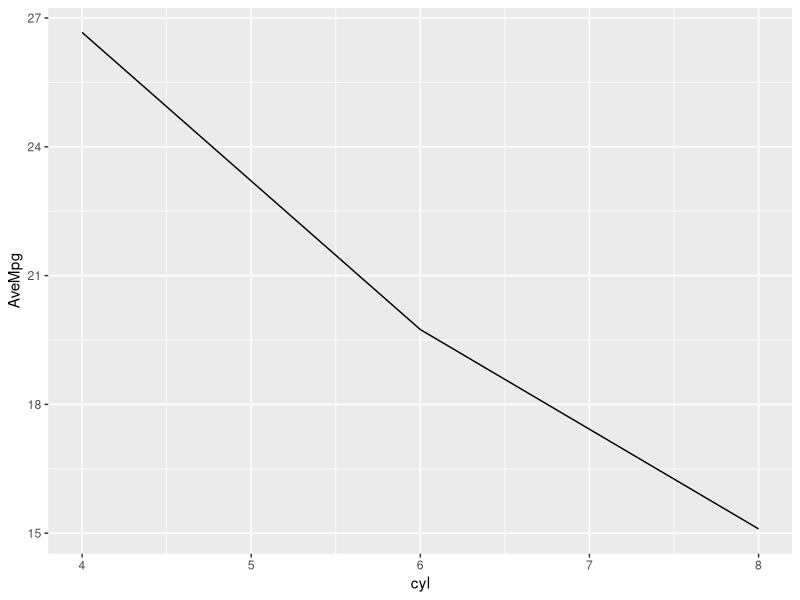

This figure's R source:
## ---- chunk 1
library(tidyverse)
library(cowplot)
## ---- chunk 2
print("Hello World")
## ---- chunk 3
print("Hello World without code shown")
## ---- chunk 4
test <- mtcars %>% group_by(cyl) %>%
  summarize(AveMpg = mean(mpg))


ggplot(data=test, mapping=aes(x=cyl, y=AveMpg)) +
  geom_line(stat="identity")
